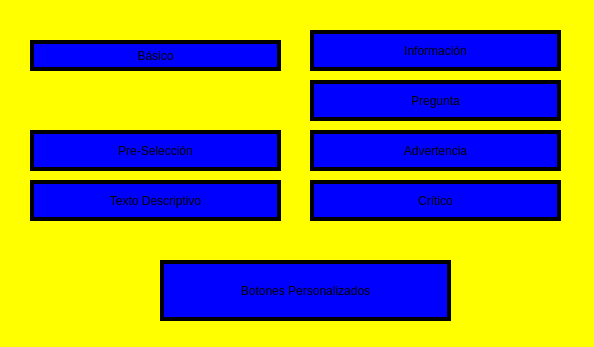
<?xml version="1.0" encoding="UTF-8"?>
<ui version="4.0">
 <class>MainWindow</class>
 <widget class="QMainWindow" name="MainWindow">
  <property name="geometry">
   <rect>
    <x>0</x>
    <y>0</y>
    <width>594</width>
    <height>347</height>
   </rect>
  </property>
  <property name="windowTitle">
   <string>MainWindow</string>
  </property>
  <property name="styleSheet">
   <string notr="true">background: color yellow
</string>
  </property>
  <widget class="QWidget" name="centralwidget">
   <widget class="QPushButton" name="btn_basico">
    <property name="geometry">
     <rect>
      <x>30</x>
      <y>40</y>
      <width>251</width>
      <height>31</height>
     </rect>
    </property>
    <property name="styleSheet">
     <string notr="true">background:color blue;
font: 75 italic 15pt &quot;MS Sans Serif&quot;;
font: 75 italic 14pt &quot;MS Sans Serif&quot;;
border: 4px solid black;
border_radius: 25px;
</string>
    </property>
    <property name="text">
     <string>Básico</string>
    </property>
   </widget>
   <widget class="QPushButton" name="btn_op_defecto">
    <property name="geometry">
     <rect>
      <x>30</x>
      <y>130</y>
      <width>251</width>
      <height>41</height>
     </rect>
    </property>
    <property name="styleSheet">
     <string notr="true">background:color blue;
font: 75 italic 15pt &quot;MS Sans Serif&quot;;
font: 75 italic 14pt &quot;MS Sans Serif&quot;;
border: 4px solid black;
border_radius: 25px;
</string>
    </property>
    <property name="text">
     <string>Pre-Selección</string>
    </property>
   </widget>
   <widget class="QPushButton" name="btn_texto_detallado">
    <property name="geometry">
     <rect>
      <x>30</x>
      <y>180</y>
      <width>251</width>
      <height>41</height>
     </rect>
    </property>
    <property name="styleSheet">
     <string notr="true">background:color blue;
font: 75 italic 15pt &quot;MS Sans Serif&quot;;
font: 75 italic 14pt &quot;MS Sans Serif&quot;;
border: 4px solid black;
border_radius: 25px;
</string>
    </property>
    <property name="text">
     <string>Texto Descriptivo</string>
    </property>
   </widget>
   <widget class="QPushButton" name="btn_informacion">
    <property name="geometry">
     <rect>
      <x>310</x>
      <y>30</y>
      <width>251</width>
      <height>41</height>
     </rect>
    </property>
    <property name="styleSheet">
     <string notr="true">background:color blue;
font: 75 italic 15pt &quot;MS Sans Serif&quot;;
font: 75 italic 14pt &quot;MS Sans Serif&quot;;
border: 4px solid black;
border_radius: 25px;
</string>
    </property>
    <property name="text">
     <string>Información</string>
    </property>
   </widget>
   <widget class="QPushButton" name="btn_pregunta">
    <property name="geometry">
     <rect>
      <x>310</x>
      <y>80</y>
      <width>251</width>
      <height>41</height>
     </rect>
    </property>
    <property name="styleSheet">
     <string notr="true">background:color blue;
font: 75 italic 15pt &quot;MS Sans Serif&quot;;
font: 75 italic 14pt &quot;MS Sans Serif&quot;;
border: 4px solid black;
border_radius: 25px;
</string>
    </property>
    <property name="text">
     <string>Pregunta</string>
    </property>
   </widget>
   <widget class="QPushButton" name="btn_advertencia">
    <property name="geometry">
     <rect>
      <x>310</x>
      <y>130</y>
      <width>251</width>
      <height>41</height>
     </rect>
    </property>
    <property name="styleSheet">
     <string notr="true">background:color blue;
font: 75 italic 15pt &quot;MS Sans Serif&quot;;
font: 75 italic 14pt &quot;MS Sans Serif&quot;;
border: 4px solid black;
border_radius: 25px;
</string>
    </property>
    <property name="text">
     <string>Advertencia</string>
    </property>
   </widget>
   <widget class="QPushButton" name="btn_critico">
    <property name="geometry">
     <rect>
      <x>310</x>
      <y>180</y>
      <width>251</width>
      <height>41</height>
     </rect>
    </property>
    <property name="styleSheet">
     <string notr="true">background:color blue;
font: 75 italic 15pt &quot;MS Sans Serif&quot;;
font: 75 italic 14pt &quot;MS Sans Serif&quot;;
border: 4px solid black;
border_radius: 25px;
</string>
    </property>
    <property name="text">
     <string>Crítico</string>
    </property>
   </widget>
   <widget class="QPushButton" name="btn_botones_personalizados">
    <property name="geometry">
     <rect>
      <x>160</x>
      <y>260</y>
      <width>291</width>
      <height>61</height>
     </rect>
    </property>
    <property name="styleSheet">
     <string notr="true">background:color blue;
font: 75 italic 15pt &quot;MS Sans Serif&quot;;
font: 75 italic 14pt &quot;MS Sans Serif&quot;;
border: 4px solid black;
border_radius: 25px;
</string>
    </property>
    <property name="text">
     <string>Botones Personalizados</string>
    </property>
   </widget>
  </widget>
  <widget class="QStatusBar" name="statusbar"/>
 </widget>
 <resources/>
 <connections/>
</ui>
